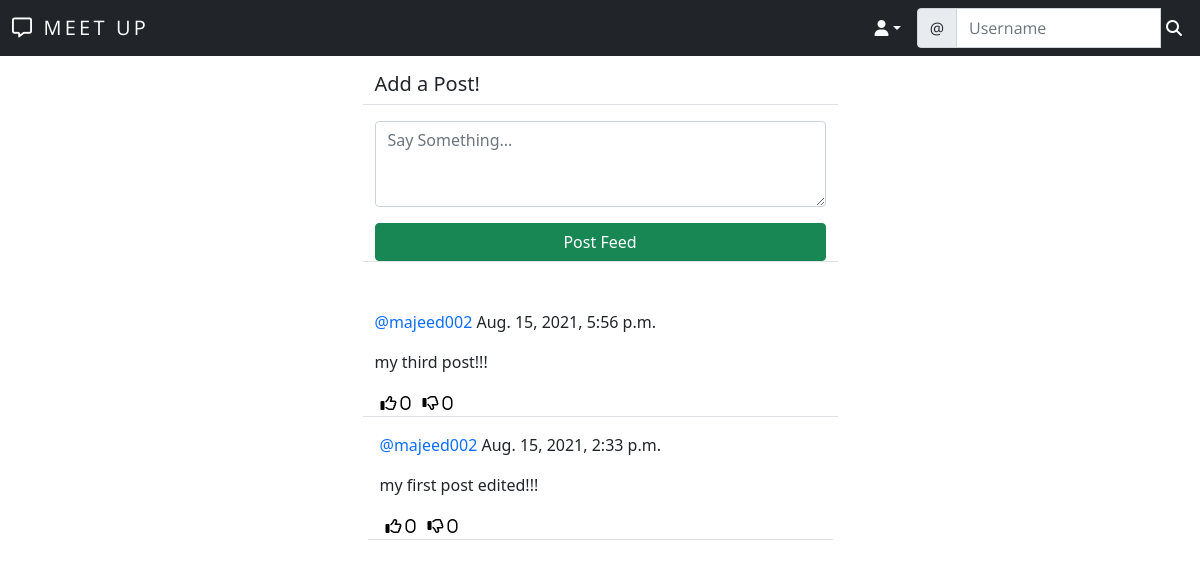
The app's page /meet/ (signed in), older data.
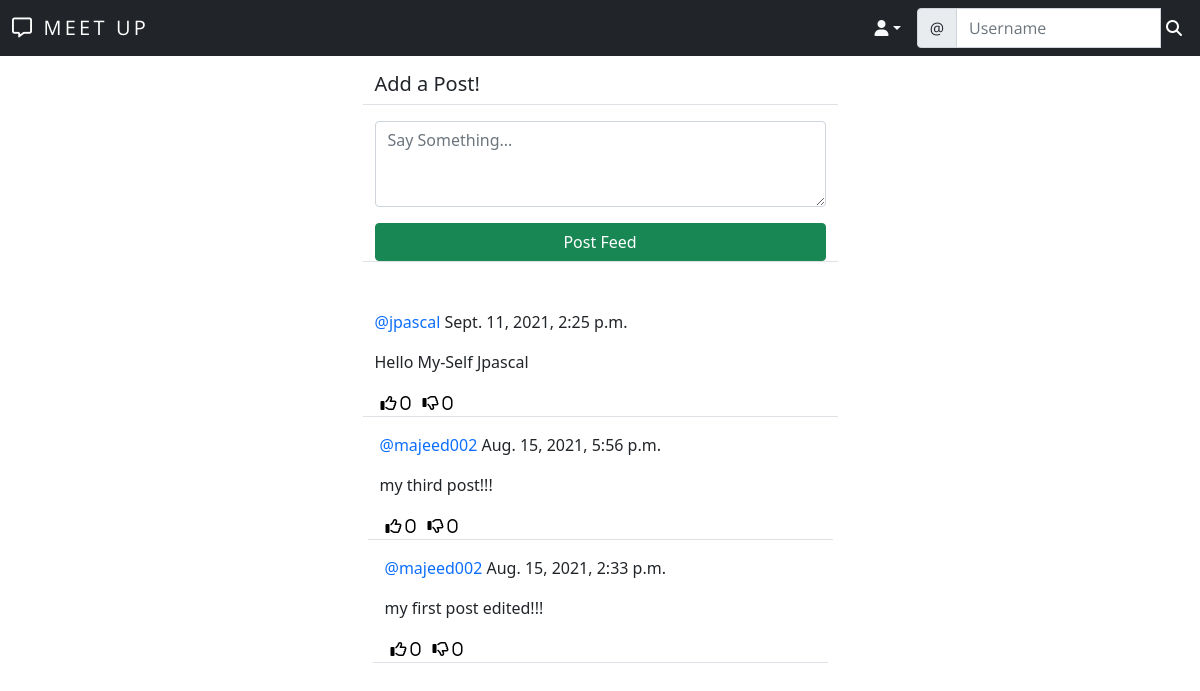
The same page, newer data.
### meet/models.py (models this page shows)
class Post(models.Model):
    body = models.TextField()
    created_on = models.DateTimeField(default=timezone.now)
    author = models.ForeignKey(User, on_delete=models.CASCADE)
    likes = models.ManyToManyField(User, blank=True, related_name='likes')
    dislikes = models.ManyToManyField(User, blank=True, related_name='dislikes')

### meet/views.py (the view, shortened to what this page needs)
# urls.py: path('', PostListView.as_view(), name='post_list'),
class PostListView(LoginRequiredMixin, View):
    def get(self, request, *args, **kwargs):
        posts = Post.objects.all().order_by('-created_on')
        form = PostForm()
        context = {
            'post_list': posts,
            'form' : form,
        }
        return render(request, 'meet/post_list.html', context)

### meet/forms.py
class PostForm(forms.ModelForm):
    body = forms.CharField(
        label='',
        widget=forms.Textarea(
            attrs={'rows': '3',
                   'placeholder': 'Say Something...'}
        ))
    class Meta:
        model = Post
        fields = ['body']

### meet/templates/meet/post_list.html (shortened to what this page needs)
{% extends 'landing/base.html' %}
{% load crispy_forms_tags %}
{% block content %}
<div class="container">
    <div class="row justify-content-center mt-3 ">
        <div class="col-md-5 col-sm-12 border-bottom">
            <h5>Add a Post!</h5>
        </div>
    </div>
    <div class="row justify-content-center mt-3 mb-5 ">
        <div class="col-md-5 col-sm-12 border-bottom">
            <form method="POST">
                {{ form | crispy }}
                <div class="d-grid gap-2">
                    <button class="btn btn-success mt-3">Post Feed</button>
                </div>
            </form>
        </div>
    </div>
    {% for post in post_list %}
    <div class="row justify-content-center mt-3 ">
        <div class="col-md-5 col-sm-12 border-bottom position-relative">
            <p><a style="text-decoration: none" class="text-primary" href="{% url 'profile' post.author.profile.pk %}">@{{ post.author }}</a> {{ post.created_on }}</p>
            <div class="position-relative">
                <p>{{ post.body }}</p>
            </div>
            <div class="d-flex flex-row">
                <form method="POST" action="{% url 'like' post.pk %}">
                    <button style="background-color: transparent; border: none; box-shadow: none;" type="submit">
                        <i class="far fa-thumbs-up"> <span>{{ post.likes.all.count }}</span></i>
                    </button>
                </form>
                <form method="POST" action="{% url 'dislike' post.pk %}">
                    <button style="background-color: transparent; border: none; box-shadow: none;" type="submit">
                        <i class="far fa-thumbs-down"> <span>{{ post.dislikes.all.count }}</span></i>
                    </button>
                </form>
        </div>
    </div>
    {% endfor %}
</div>
{% endblock content %}

Row changes from the older to the newer data that the page shows:
added Post: author "jpascal", created_on "Sept. 11, 2021, 2:25 p.m.", body "Hello My-Self Jpascal", likes.all.count "0", dislikes.all.count "0"
